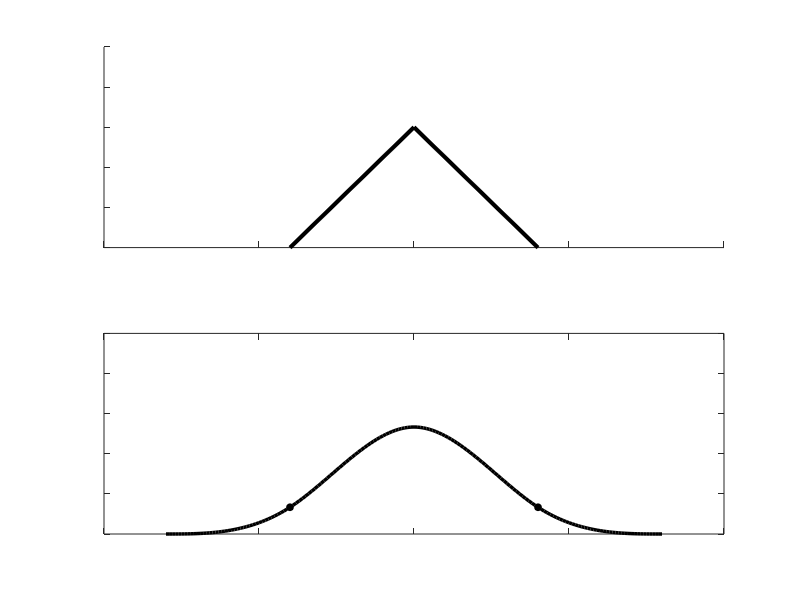

Here is the MATLAB script that generated this plot:
% Построение автокорреляционной функции треугольного импульса
subplot(2,1,1)
line([-4 0], [0 3], 'LineWidth', 3, 'Color', 'k');
line([0 4], [3 0], 'LineWidth', 3, 'Color', 'k');
axis([-10 10 0 5])
set(gca, 'XTickLabel', [], 'YTickLabel', [])

%-----------------------------------------------------------
subplot(2,1,2)
U = 1;
T = 8;

tau1 = [0:0.1:T/2];
Ks1 = U^2*T/3 *(1 + 6*tau1.^3/T^3 - 6*tau1.^2/T^2);

tau2 = [T/2:0.1:T];
Ks2 = 2*U^2*T/3 *(1 - tau2.^3/T^3 + 3*tau2.^2/T^2 - 3*tau2/T);

% Конкатенация (сцепление) векторов-строк
tau = [tau1 tau2];
Ks = [Ks1 Ks2];

plot(-tau, Ks, 'k-', 'LineWidth', 2.5)
hold on
plot(tau, Ks, 'k-', 'LineWidth', 2.5)
axis([-10 10 0 5])
set(gca, 'XTickLabel', [], 'YTickLabel', [])

%---------------------------------------------------------
x_mark = [-4 4];
y_mark = [2/3 2/3];
plot(x_mark, y_mark, 'k.', 'Marker', 'o', ...
    'MarkerSize', 5, 'MarkerFaceColor', 'k')
